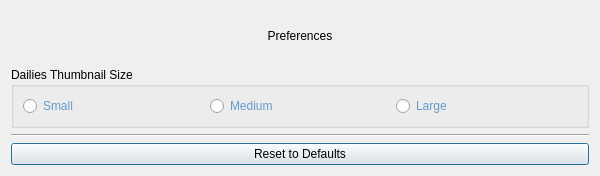
<?xml version="1.0" encoding="UTF-8"?>
<ui version="4.0">
 <class>VTTprefsDialog</class>
 <widget class="QDialog" name="VTTprefsDialog">
  <property name="geometry">
   <rect>
    <x>0</x>
    <y>0</y>
    <width>600</width>
    <height>168</height>
   </rect>
  </property>
  <property name="windowTitle">
   <string>NIM Cinesync Connector Preferences</string>
  </property>
  <layout class="QGridLayout" name="gridLayout_3">
   <item row="3" column="0" colspan="2">
    <widget class="QPushButton" name="resetPushButton">
     <property name="styleSheet">
      <string notr="true">font: 75 10pt &quot;Arial&quot;;</string>
     </property>
     <property name="text">
      <string>Reset to Defaults</string>
     </property>
     <property name="icon">
      <iconset resource="../resources.qrc">
       <normaloff>:/ui/icons/reset.png</normaloff>:/ui/icons/reset.png</iconset>
     </property>
    </widget>
   </item>
   <item row="0" column="0" colspan="2">
    <widget class="QLabel" name="label">
     <property name="sizePolicy">
      <sizepolicy hsizetype="Preferred" vsizetype="Fixed">
       <horstretch>0</horstretch>
       <verstretch>0</verstretch>
      </sizepolicy>
     </property>
     <property name="minimumSize">
      <size>
       <width>0</width>
       <height>50</height>
      </size>
     </property>
     <property name="maximumSize">
      <size>
       <width>16777215</width>
       <height>50</height>
      </size>
     </property>
     <property name="styleSheet">
      <string notr="true">font: 75 16pt &quot;Arial&quot;;
image: url(:/ui/icons/nimLogo_small.png);
image-position: left;</string>
     </property>
     <property name="text">
      <string>Preferences</string>
     </property>
     <property name="alignment">
      <set>Qt::AlignCenter</set>
     </property>
     <property name="indent">
      <number>-1</number>
     </property>
    </widget>
   </item>
   <item row="2" column="0" colspan="2">
    <widget class="Line" name="line_3">
     <property name="orientation">
      <enum>Qt::Horizontal</enum>
     </property>
    </widget>
   </item>
   <item row="1" column="0" colspan="2">
    <widget class="QGroupBox" name="groupBox">
     <property name="title">
      <string>Dailies Thumbnail Size</string>
     </property>
     <layout class="QHBoxLayout" name="horizontalLayout">
      <item>
       <widget class="QRadioButton" name="smallThumbnailRadioButton">
        <property name="styleSheet">
         <string notr="true">font: 75 12pt &quot;Arial&quot;;
color: rgb(102, 153, 204);</string>
        </property>
        <property name="text">
         <string>Small</string>
        </property>
       </widget>
      </item>
      <item>
       <widget class="QRadioButton" name="medThumbnailRadioButton">
        <property name="styleSheet">
         <string notr="true">font: 75 12pt &quot;Arial&quot;;
color: rgb(102, 153, 204);</string>
        </property>
        <property name="text">
         <string>Medium</string>
        </property>
       </widget>
      </item>
      <item>
       <widget class="QRadioButton" name="largeThumbnailRadioButton">
        <property name="styleSheet">
         <string notr="true">font: 75 12pt &quot;Arial&quot;;
color: rgb(102, 153, 204);</string>
        </property>
        <property name="text">
         <string>Large</string>
        </property>
       </widget>
      </item>
     </layout>
    </widget>
   </item>
  </layout>
 </widget>
 <resources>
  <include location="../resources.qrc"/>
 </resources>
 <connections/>
</ui>
